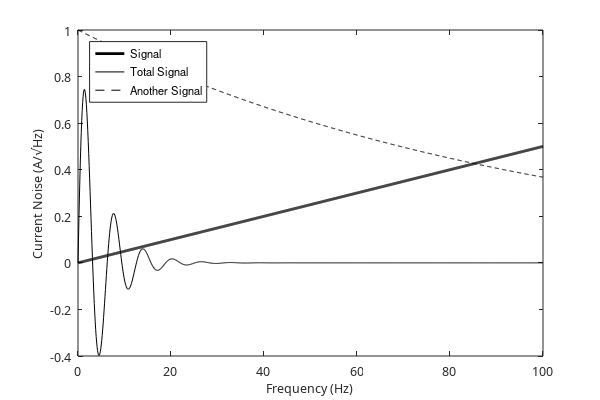

Reproduce this figure in MATLAB.
function test99

%Example plotting script for generating high resolution Matlab plots
%suitable for a thesis or paper.
close all
clear all

%Parameters for saved images
ImageDPI=500;
ImageSizeX=6;
ImageSizeY=4;
ImageFontSize=9;
FileLabel='WithFormatting';
FontName='Garamond';
AxisFontName='CMU Serif';

a=[0:0.1:100];
b=0.005*(a);
c=sin(a).*exp(-a/5);
d=exp(-a/100);

figure2 = figure(2);

% axes1 = axes('FontSize',ImageFontSize,'FontName',AxisFontName);
% xlim(axes1,[min(a) max(a)]);
% ylim(axes1,[-0.4 1]);
% box(axes1,'on');
% hold(axes1,'all');

h=plot(a,b,'k',a,c,'k',a,d,'--k');

set(h(1), 'LineWidth',2)
set(gca,'FontName',AxisFontName,'FontSize',ImageFontSize)
%Legend entries
%IMPORTANT NOTE
%Matlab has problems drawing the box around the legend if the font has been
%changed. The only way that I have found to get around this is to force
%blank spaces at the end of the longest legend entry. In this case 
%the 'Another Signal{ }' has three blank spaces after it.
m2=legend('Signal','Total Signal','Another Signal{ }',...
'Location','NorthWest');

xlabel('Frequency (Hz)','fontsize',ImageFontSize)
ylabel('Current Noise (A/\surdHz)','fontsize',ImageFontSize)

%====================
%Set the image size and save to FileLabel.png where FileLabel is set at line 9. 
set(gcf,'PaperUnits','inches','PaperPosition',[0 0 ImageSizeX ImageSizeY])
print('-dpng', strcat(FileLabel, '.png') , strcat('-r',num2str(ImageDPI)))

end